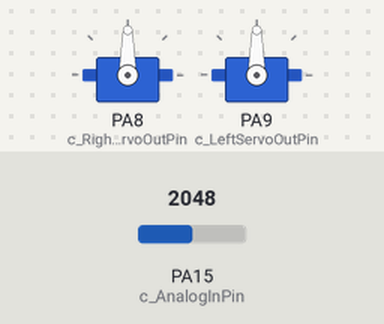
Simulated run of this sketch. Board: STM32 Blue Pill. Shown: 2 × servo. The inputs (shaded band) are chosen by the test bench; at power-on: PA15 (c_AnalogInPin) = 2048.

Above: at 1.2 s.
1.3 s: PA15 (c_AnalogInPin) set to 2866
At 1.7 s:
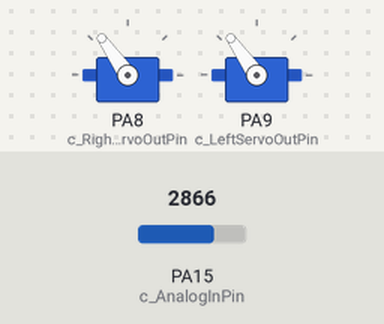
2.8 s: PA15 (c_AnalogInPin) set to 3603
At 3.9 s:
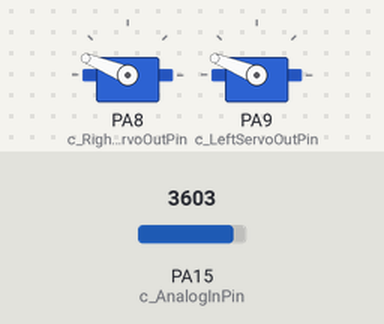
4.3 s: PA15 (c_AnalogInPin) set to 4095
At 5.0 s:
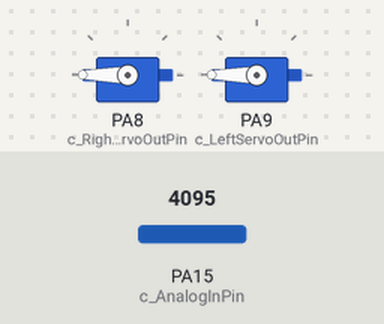
5.8 s: PA15 (c_AnalogInPin) set to 1228
At 7.0 s:
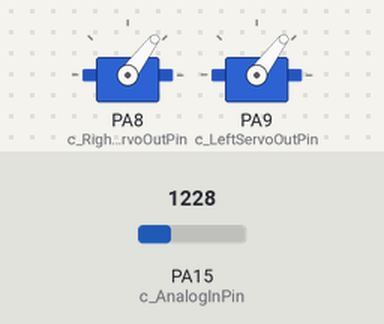
7.3 s: PA15 (c_AnalogInPin) set to 491
At 8.2 s:
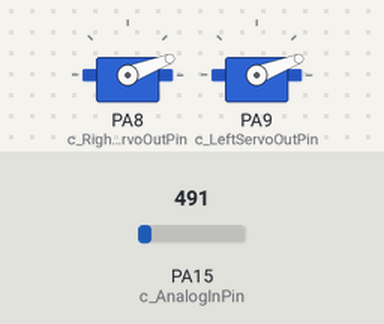
Timing chart, 0 to 9.8 s (numbered marks = the images above; inputs shaded):
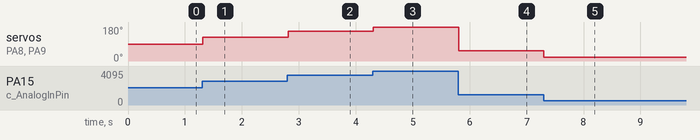

The sketch:

AnalogReadServoWrite.pde
```cpp
#include <Servo.h>

const int c_AnalogInPin = 15; // Analog input pin that the potentiometer is attached to

const int c_RightServoOutPin = 8;    // Output pin that the servo is attached to
const int c_LeftServoOutPin = 9;    // Output pin that the servo is attached to

Servo _RightServo;
Servo _LeftServo;

#define c_MaxMotorCV 90      // range is 0 ... 90 (half servo range)


void setup()
{
    // Configure the ADC pin
    pinMode(c_AnalogInPin, INPUT_ANALOG);

    _RightServo.attach(c_RightServoOutPin);  // attaches the servo on specified pin to the servo object
    _LeftServo.attach(c_LeftServoOutPin);  // attaches the servo on specified pin to the servo object
}

void loop()
{
    int sensorValue = analogRead(c_AnalogInPin);
    float normalizedRightMotorCV = sensorValue / 4095.0;
    float normalizedLeftMotorCV = normalizedRightMotorCV;

    float rightServoValue = mapFloat(normalizedRightMotorCV, 0, 1, 90.0 - c_MaxMotorCV, 90.0 + c_MaxMotorCV);     // scale it to use it with the servo (value between 0 and 180)
    float leftServoValue = mapFloat(normalizedLeftMotorCV, 0, 1, 90.0 - c_MaxMotorCV, 90.0 + c_MaxMotorCV);     // scale it to use it with the servo (value between 0 and 180)

    _RightServo.write(rightServoValue);
    _LeftServo.write(leftServoValue);

    if(SerialUSB.isConnected() && (SerialUSB.getDTR() || SerialUSB.getRTS()))
    {
      SerialUSB.print("sensor = " );
      SerialUSB.print(sensorValue);
      SerialUSB.print(", normalizedRightMotorCV = " );
      SerialUSB.print(normalizedRightMotorCV);
      SerialUSB.print(", servo = " );
      SerialUSB.println(rightServoValue);
    }

    delay(20);         // Wait for x milliseconds
}

long mapFloat(float x, float in_min, float in_max, float out_min, float out_max)
{
  return (x - in_min) * (out_max - out_min) / (in_max - in_min) + out_min;
}
```

Measured:
- after the input at 1.3 s, servo on PA8 (c_RightServoOutPin), servo on PA9 (c_LeftServoOutPin): 90° → 125° at once
- after the input at 2.8 s, servo on PA8 (c_RightServoOutPin), servo on PA9 (c_LeftServoOutPin): 125° → 158° at once
- after the input at 4.3 s, servo on PA8 (c_RightServoOutPin), servo on PA9 (c_LeftServoOutPin): 158° → 180° at once
- after the input at 5.8 s, servo on PA8 (c_RightServoOutPin), servo on PA9 (c_LeftServoOutPin): 180° → 53° at once
- after the input at 7.3 s, servo on PA8 (c_RightServoOutPin), servo on PA9 (c_LeftServoOutPin): 53° → 21° at once
